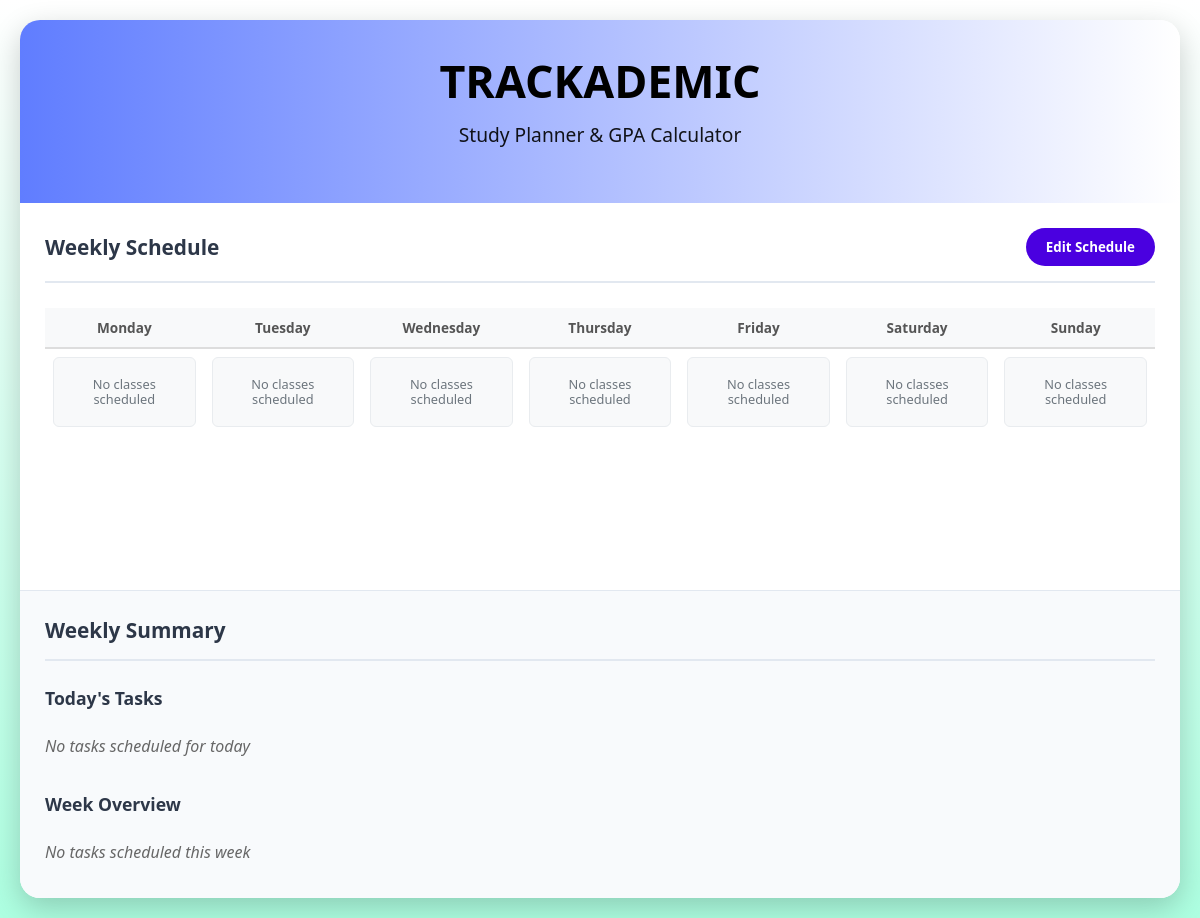
Page /trackademic/timetable (signed in) on the earlier database version.
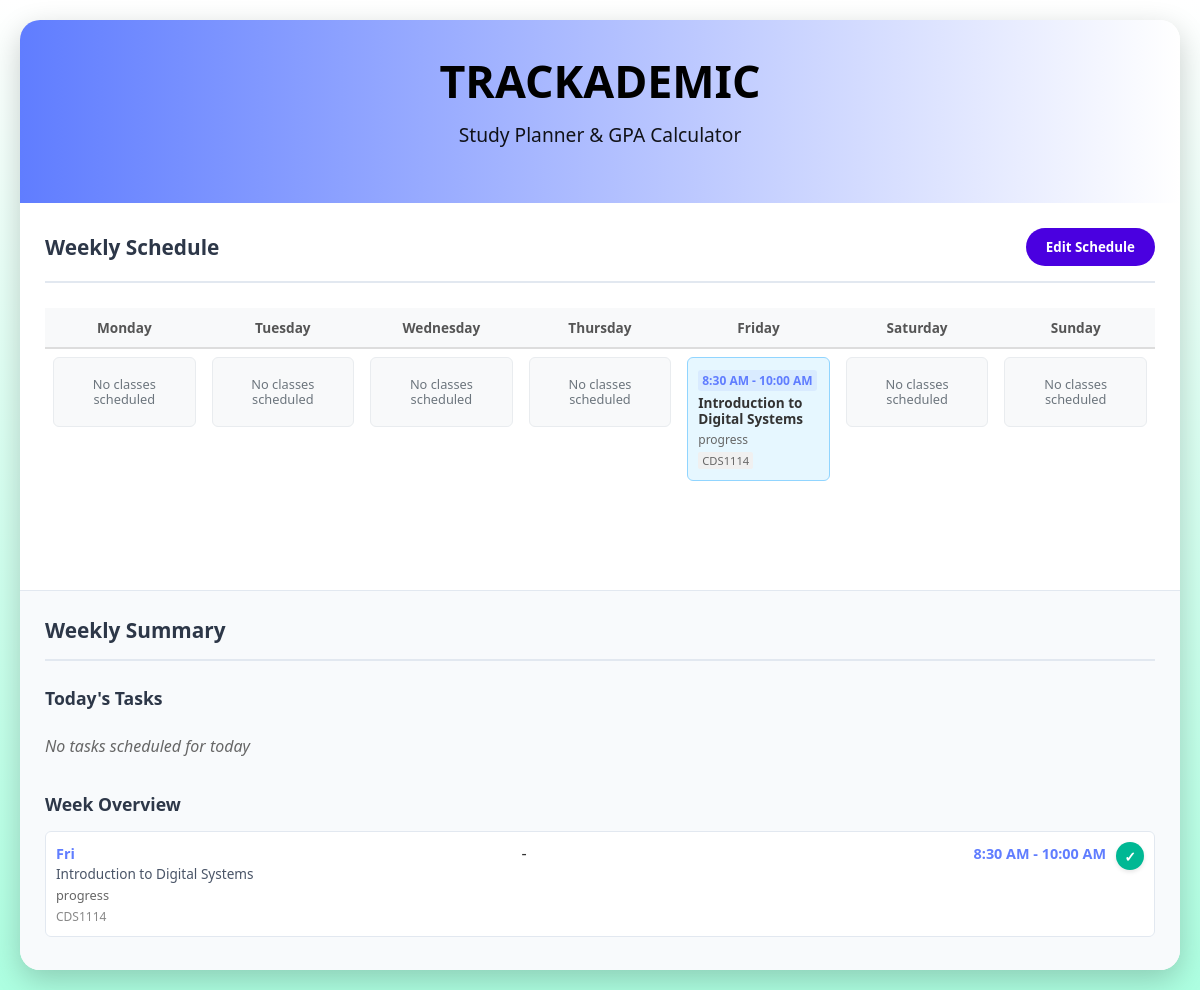
Same page on the later database version.
### tables this page shows
CREATE TABLE timetable (
        timetable_id INTEGER PRIMARY KEY AUTOINCREMENT,
        subject_id INTEGER NOT NULL,
        user_id INTEGER NOT NULL,
        day INTEGER NOT NULL,
        time_slot TEXT NOT NULL,
        task_description TEXT DEFAULT '',
        FOREIGN KEY (subject_id) REFERENCES subjects(subject_id),
        FOREIGN KEY (user_id) REFERENCES trackademic_users(user_id),
        UNIQUE(user_id, day, time_slot)
    );

CREATE TABLE subjects (
        subject_id INTEGER PRIMARY KEY AUTOINCREMENT,
        subject_name TEXT NOT NULL UNIQUE,
        subject_code TEXT UNIQUE,
        credit_hours INTEGER DEFAULT 3,
        task_description TEXT DEFAULT ''
    );

### app.py (the view)
@app.route('/trackademic/timetable')
def timetable():
    if 'user_id' not in session:
        return redirect('/login')
    user_id = session['user_id']
    conn = get_db_connection()
    timetable_data = conn.execute('''
        SELECT t.*, s.subject_name, s.subject_code, t.task_description
        FROM timetable t
        JOIN subjects s ON t.subject_id = s.subject_id
        WHERE t.user_id = ?
        ORDER BY t.day, t.time_slot
    ''', (user_id,)).fetchall()
    schedule = {}
    for item in timetable_data:
        day = item['day']
        time_slot = item['time_slot']
        if day not in schedule:
            schedule[day] = {}
        schedule[day][time_slot] = {
            'subject_name': item['subject_name'],
            'subject_code': item['subject_code'],
            'time_slot': time_slot,
            'task_description': item['task_description'],
            'subject_id': item['subject_id'],
            'timetable_id': item['timetable_id']
        }
    today_schedule = get_today_schedule(user_id)
    weekly_summary = get_weekly_summary(user_id)
    conn.close()
    return render_template('timetable.html', schedule=schedule, edit_mode=False,
                          today_schedule=today_schedule, weekly_summary=weekly_summary,
                          app_mode='trackademic')

### app.py (called while the page is built)
def get_db_connection(database='trackademic.db'):
    try:
        conn = sqlite3.connect(database, timeout=10)
        conn.row_factory = sqlite3.Row
        conn.execute("PRAGMA foreign_keys = ON")
        return conn
    except sqlite3.Error as e:
        print(f"Database connection error: {e}")
        return None

def get_today_schedule(user_id):
    today = datetime.datetime.today().weekday()
    conn = get_db_connection()
    today_schedule = conn.execute('''
        SELECT t.time_slot, s.subject_name, s.subject_code, t.task_description, s.subject_id
        FROM timetable t
        JOIN subjects s ON t.subject_id = s.subject_id
        WHERE t.user_id = ? AND t.day = ?
        ORDER BY t.time_slot
    ''', (user_id, today)).fetchall()
    conn.close()
    return today_schedule

def get_weekly_summary(user_id):
    conn = get_db_connection()
    weekly_summary = conn.execute('''
        SELECT
            t.day,
            t.time_slot,
            s.subject_name,
            s.subject_code,
            s.subject_id,
            t.task_description,
            COUNT(*) as task_count
        FROM timetable t
        JOIN subjects s ON t.subject_id = s.subject_id
        WHERE t.user_id = ?
        GROUP BY t.day, s.subject_name, t.time_slot
        ORDER BY t.day, t.time_slot
    ''', (user_id,)).fetchall()
    conn.close()
    return weekly_summary

### templates/timetable.html (shortened to what this page needs)
<!DOCTYPE html>
<html lang="en">
<head>
    <link rel="stylesheet" href="{{ url_for('static', filename='styles.css') }}">
</head>
<body>
    <div class="container">
        <header>
            <h1>TRACKADEMIC</h1>
            <p class="subtitle">Study Planner & GPA Calculator</p>
        </header>
        <div class="main-layout">
            <main class="middle-column">
                <div class="section-header">
                    <h2 class="schedule-title">Weekly Schedule</h2>
                    {% if edit_mode %}
                    <form method="GET" action="{{ url_for('timetable') }}">
                        <button type="submit" class="edit-btn">View Mode</button>
                    </form>
                    {% else %}
                    <form method="GET" action="{{ url_for('edit_timetable') }}">
                        <button type="submit" class="edit-btn">Edit Schedule</button>
                    </form>
                    {% endif %}
                </div>
                <section class="planner-table">
                    <table>
                        <thead>
                            <tr>
                                <th>Monday</th>
                                <th>Tuesday</th>
                                <th>Wednesday</th>
                                <th>Thursday</th>
                                <th>Friday</th>
                                <th>Saturday</th>
                                <th>Sunday</th>
                            </tr>
                        </thead>
                        <tbody>
                            <tr>
                                {% for day in range(7) %}
                                <td class="schedule-column">
                                    <div class="schedule-grid">
                                        {% if schedule.get(day) %}
                                            {% for time_slot, subject_data in schedule[day].items() %}
                                            <div class="schedule-cell filled">
                                                <div class="cell-content">
                                                    {% if not edit_mode %}
                                                        <div class="cell-time">{{ time_slot }}</div>
                                                    {% endif %}
                                                    <div class="cell-subject">{{ subject_data.subject_name }}</div>
                                                    {% if subject_data.task_description %}
                                                    <div class="cell-task-description" style="font-size: 0.75rem; color: #666; margin-top: 2px;">
                                                        {{ subject_data.task_description }}
                                                    </div>
                                                    {% endif %}
                                                    <div class="cell-code">{{ subject_data.subject_code }}</div>
                                                </div>
                                            </div>
                                            {% endfor %}
                                        {% else %}
                                            <div class="schedule-cell empty">
                                                <div class="empty-state">
                                                    <span class="empty-text">No classes scheduled</span>
                                                </div>
                                            </div>
                                        {% endif %}
                                    </div>
                                </td>
                                {% endfor %}
                            </tr>
                        </tbody>
                    </table>
                </section>
            </main>
            <aside class="right-column">
                <div class="section-header">
                    <h2 class="schedule-title">Weekly Summary</h2>
                </div>
                <div class="status-info">
                    <h3>Today's Tasks</h3>
                    {% if today_schedule %}
                    <ul class="today-schedule">
                        {% for item in today_schedule %}
                        <li>
                            <div>
                                <span class="schedule-time">{{ item.time_slot }}</span>
                                <div class="schedule-subject">{{ item.subject_name }}</div>
                                {% if item.task_description %}
                                <small style="color: #666; font-size: 0.8rem; margin-top: 3px; display: block;">
                                    {{ item.task_description }}
                                </small>
                                {% endif %}
                                <small style="color: #888; font-size: 0.75rem;">{{ item.subject_code }}</small>
                            </div>
                        </li>
                        {% endfor %}
                    </ul>
                    {% else %}
                    <p style="color: #666; font-style: italic; padding: 10px 0;">No tasks scheduled for today</p>
                    {% endif %}
                    <h3 style="margin-top: 25px;">Week Overview</h3>
                    {% if weekly_summary %}
                    <ul class="today-schedule">
                        {% for item in weekly_summary %}
                        <li>
                            <div style="display: flex; justify-content: space-between; align-items: flex-start;">
                                <div style="flex-grow: 1;">
                                    <div style="display: flex; justify-content: space-between; align-items: center;">
                                        <span class="schedule-time">{{ ['Mon','Tue','Wed','Thu','Fri','Sat','Sun'][item.day] }}</span>
                                        <span style="margin: 0 5px;">-</span>
                                        <span class="schedule-time">{{ item.time_slot }}</span>
                                    </div>
                                    <div class="schedule-subject">{{ item.subject_name }}</div>
                                    {% if item.task_description %}
                                    <small style="color: #666; font-size: 0.8rem; margin-top: 3px; display: block;">
                                        {{ item.task_description }}
                                    </small>
                                    {% endif %}
                                    <small style="color: #888; font-size: 0.75rem;">{{ item.subject_code }}</small>
                                </div>
                                <form method="POST" action="{{ url_for('complete_task') }}" class="complete-form"
                                      style="margin-left: 10px;">
                                    <button type="submit" class="complete-btn" title="Mark as done">
                                        ✓
                                    </button>
                                </form>
                            </div>
                        </li>
                        {% endfor %}
                    </ul>
                    {% else %}
                    <p style="color: #666; font-style: italic; padding: 10px 0;">No tasks scheduled this week</p>
                    {% endif %}
                </div>
            </aside>
        </div>
    </div>
</body>
</html>

### static/styles.css (style rules this page uses)
* { margin: 0; padding: 0; box-sizing: border-box; font-family: 'Segoe UI', Tahoma, Geneva, Verdana, sans-serif; }
body { background: linear-gradient(#ffffff 0%, #adffe1 100%); color: #333; padding: 20px; min-height: 100vh; }
.container { max-width: 1400px; margin: 0 auto; background: white; border-radius: 20px; box-shadow: 0 10px 30px rgba(0, 0, 0, 0.2); min-height: 90vh; overflow-x: hidden; }
header { background: linear-gradient(to right, #607dff, #ffffff); color: rgb(0, 0, 0); padding: 30px; text-align: center; }
header h1 { font-size: 2.8rem; margin-bottom: 10px; }
.subtitle { font-size: 1.2rem; opacity: 0.9; margin-bottom: 25px; }
.main-layout { display: grid; grid-template-columns: 1fr 350px; gap: 0; min-height: calc(100vh - 160px); }
.middle-column { padding: 25px; overflow-y: auto; }
.right-column { background: #f8fafc; border-left: 1px solid #e2e8f0; padding: 25px; width: 350px; }
.section-header { display: flex; justify-content: space-between; align-items: center; margin-bottom: 25px; padding-bottom: 15px; border-bottom: 2px solid #e2e8f0; }
.section-header h2 { font-size: 1.3rem; color: #2d3748; font-weight: 600; }
.edit-btn { background: #4a00e0; color: white; border: none; padding: 10px 20px; border-radius: 50px; font-weight: bold; cursor: pointer; transition: background 0.3s; }
.planner-table { padding: 0; overflow-x: auto; }
table { width: 100%; border-collapse: collapse; table-layout: fixed; }
th { padding: 12px 8px; text-align: center; color: #555; border-bottom: 2px solid #ddd; background: #f8f9fa; font-size: 0.9rem; white-space: nowrap; overflow: hidden; text-overflow: ellipsis; }
.schedule-column { vertical-align: top; padding: 8px; min-width: 140px; max-width: 140px; min-height: 300px; width: 14.28%; }
.schedule-grid { display: flex; flex-direction: column; gap: 8px; min-height: 200px; }
.schedule-cell { min-height: 70px; padding: 10px; border: 1px solid #e2e8f0; border-radius: 6px; position: relative; display: flex; align-items: center; justify-content: center; }
.schedule-cell.filled { background: #e6f7ff; border-color: #91d5ff; justify-content: flex-start; }
.schedule-cell.empty { background: #f8f9fa; border-color: #e9ecef; color: #6c757d; }
.schedule-cell.empty .empty-state { display: flex; flex-direction: column; align-items: center; gap: 6px; }
.schedule-cell.empty .empty-text { font-size: 0.8rem; color: #6c757d; text-align: center; line-height: 1.2; }
.cell-content { position: relative; width: 100%; }
.cell-time { font-size: 0.75rem; color: #607dff; font-weight: bold; margin-bottom: 4px; padding: 2px 4px; background: rgba(96, 125, 255, 0.1); border-radius: 3px; display: inline-block; }
.cell-subject { font-weight: 600; font-size: 0.85rem; color: #333; margin-bottom: 3px; line-height: 1.2; word-break: break-word; }
.cell-code { font-size: 0.7rem; color: #666; background: #f0f0f0; padding: 1px 4px; border-radius: 2px; display: inline-block; }
.status-info h3 { color: #2d3748; margin-bottom: 15px; font-size: 1.1rem; }
.today-schedule { list-style: none; padding: 0; }
.complete-form { display: inline-block; }
.complete-btn { background: #00b894; color: white; border: none; border-radius: 50%; width: 28px; height: 28px; font-size: 14px; font-weight: bold; cursor: pointer; display: flex; align-items: center; justify-content: center; transition: all 0.3s; box-shadow: 0 2px 4px rgba(0, 0, 0, 0.1); }
.today-schedule li { padding: 10px; margin-bottom: 8px; background: white; border-radius: 6px; border: 1px solid #e2e8f0; display: flex; justify-content: space-between; align-items: flex-start; }
.today-schedule li > div:first-child { flex-grow: 1; }
.schedule-time { font-weight: bold; color: #607dff; font-size: 0.9rem; }
.schedule-subject { font-size: 0.85rem; color: #4a5568; }
.schedule-title { font-size: 1.3rem; color: #2d3748; margin: 0; }
@media (max-width: 1200px) { .main-layout { grid-template-columns: 1fr; } }
@media (max-width: 1200px) { .right-column { width: 100%; border-left: none; border-top: 1px solid #e2e8f0; } }
@media (max-width: 1200px) { .schedule-column { min-width: 130px; max-width: 130px; } }
@media (max-width: 1200px) { th { font-size: 0.85rem; padding: 10px 6px; } }

Differences in the rows shown:
added timetable: time_slot "8:30 AM - 10:00 AM", subject_name "Introduction to Digital Systems", task_description "progress", subject_code "CDS1114"
added subjects: day "Fri", time_slot "8:30 AM - 10:00 AM", subject_name "Introduction to Digital Systems", task_description "progress", subject_code "CDS1114"
Other differences:
list line gone: "No classes scheduled"
text no longer shown: "No tasks scheduled this week"
